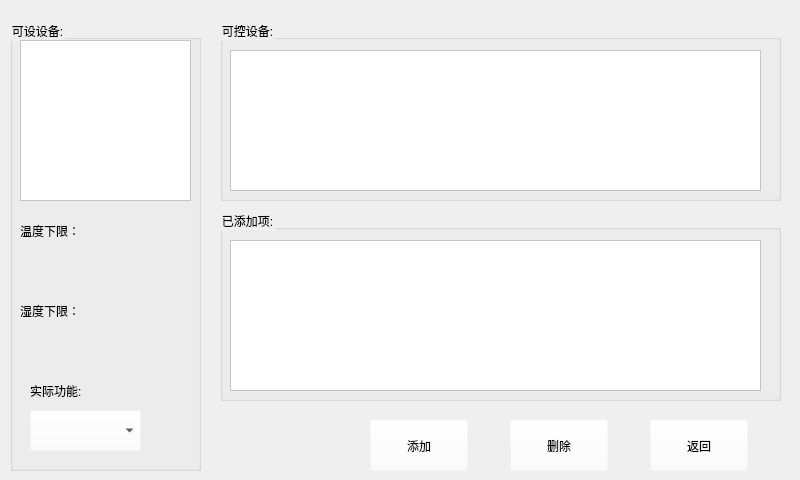
<?xml version="1.0" encoding="UTF-8"?>
<ui version="4.0">
 <class>CWenShiDu</class>
 <widget class="QWidget" name="CWenShiDu">
  <property name="geometry">
   <rect>
    <x>0</x>
    <y>0</y>
    <width>800</width>
    <height>480</height>
   </rect>
  </property>
  <property name="minimumSize">
   <size>
    <width>800</width>
    <height>480</height>
   </size>
  </property>
  <property name="maximumSize">
   <size>
    <width>800</width>
    <height>480</height>
   </size>
  </property>
  <property name="windowTitle">
   <string>Form</string>
  </property>
  <widget class="QGroupBox" name="groupBox">
   <property name="geometry">
    <rect>
     <x>10</x>
     <y>20</y>
     <width>191</width>
     <height>451</height>
    </rect>
   </property>
   <property name="styleSheet">
    <string notr="true">font: 75 72pt &quot;Ubuntu&quot;;
background-color: rgba(255, 255, 255, 0);
color: rgb(0, 0, 0);</string>
   </property>
   <property name="title">
    <string>可设设备:</string>
   </property>
   <widget class="QTableWidget" name="tableWidget">
    <property name="geometry">
     <rect>
      <x>10</x>
      <y>20</y>
      <width>171</width>
      <height>161</height>
     </rect>
    </property>
    <property name="styleSheet">
     <string notr="true">font: 75 72pt &quot;Ubuntu&quot;;
color: rgb(0, 0, 127);
background-color: rgb(255, 255, 255);
</string>
    </property>
   </widget>
   <widget class="QLabel" name="label">
    <property name="geometry">
     <rect>
      <x>10</x>
      <y>200</y>
      <width>111</width>
      <height>21</height>
     </rect>
    </property>
    <property name="text">
     <string>温度下限：</string>
    </property>
   </widget>
   <widget class="QTextEdit" name="textEdit">
    <property name="geometry">
     <rect>
      <x>10</x>
      <y>230</y>
      <width>141</width>
      <height>41</height>
     </rect>
    </property>
    <property name="styleSheet">
     <string notr="true">background-color: rgba(255, 255, 255, 0);
color: rgb(0, 0, 127);</string>
    </property>
   </widget>
   <widget class="QLabel" name="label_2">
    <property name="geometry">
     <rect>
      <x>10</x>
      <y>280</y>
      <width>131</width>
      <height>21</height>
     </rect>
    </property>
    <property name="text">
     <string>湿度下限：</string>
    </property>
   </widget>
   <widget class="QTextEdit" name="textEdit_2">
    <property name="geometry">
     <rect>
      <x>10</x>
      <y>310</y>
      <width>141</width>
      <height>41</height>
     </rect>
    </property>
    <property name="styleSheet">
     <string notr="true">color: rgb(0, 0, 127);</string>
    </property>
   </widget>
   <widget class="QLabel" name="label_3">
    <property name="geometry">
     <rect>
      <x>20</x>
      <y>360</y>
      <width>111</width>
      <height>21</height>
     </rect>
    </property>
    <property name="text">
     <string>实际功能:</string>
    </property>
   </widget>
   <widget class="QComboBox" name="comboBox">
    <property name="geometry">
     <rect>
      <x>20</x>
      <y>390</y>
      <width>111</width>
      <height>41</height>
     </rect>
    </property>
   </widget>
  </widget>
  <widget class="QGroupBox" name="groupBox_2">
   <property name="geometry">
    <rect>
     <x>220</x>
     <y>20</y>
     <width>561</width>
     <height>181</height>
    </rect>
   </property>
   <property name="styleSheet">
    <string notr="true">font: 75 72pt &quot;Ubuntu&quot;;
background-color: rgba(255, 255, 255, 0);
color: rgb(0, 0, 0);</string>
   </property>
   <property name="title">
    <string>可控设备:</string>
   </property>
   <widget class="QTableWidget" name="tableWidget_2">
    <property name="geometry">
     <rect>
      <x>10</x>
      <y>30</y>
      <width>531</width>
      <height>141</height>
     </rect>
    </property>
    <property name="styleSheet">
     <string notr="true">background-color: rgb(255, 255, 255);
color: rgb(0, 0, 127);</string>
    </property>
   </widget>
  </widget>
  <widget class="QGroupBox" name="groupBox_3">
   <property name="geometry">
    <rect>
     <x>220</x>
     <y>210</y>
     <width>561</width>
     <height>191</height>
    </rect>
   </property>
   <property name="styleSheet">
    <string notr="true">font: 75 72pt &quot;Ubuntu&quot;;
background-color: rgba(255, 255, 255, 0);
color: rgb(0, 0, 0);</string>
   </property>
   <property name="title">
    <string>已添加项:</string>
   </property>
   <widget class="QTableWidget" name="tableWidget_3">
    <property name="geometry">
     <rect>
      <x>10</x>
      <y>30</y>
      <width>531</width>
      <height>151</height>
     </rect>
    </property>
    <property name="styleSheet">
     <string notr="true">background-color: rgb(255, 255, 255);
color: rgb(0, 0, 127);</string>
    </property>
   </widget>
  </widget>
  <widget class="QPushButton" name="pushButton">
   <property name="geometry">
    <rect>
     <x>370</x>
     <y>420</y>
     <width>98</width>
     <height>51</height>
    </rect>
   </property>
   <property name="styleSheet">
    <string notr="true">font: 75 72pt &quot;Ubuntu&quot;;
background-color: rgba(255, 255, 255, 0);
color: rgb(0, 0, 0);</string>
   </property>
   <property name="text">
    <string>添加</string>
   </property>
  </widget>
  <widget class="QPushButton" name="pushButton_2">
   <property name="geometry">
    <rect>
     <x>510</x>
     <y>420</y>
     <width>98</width>
     <height>51</height>
    </rect>
   </property>
   <property name="styleSheet">
    <string notr="true">font: 75 72pt &quot;Ubuntu&quot;;
background-color: rgba(255, 255, 255, 0);
color: rgb(0, 0, 0);</string>
   </property>
   <property name="text">
    <string>删除</string>
   </property>
  </widget>
  <widget class="QPushButton" name="pushButton_3">
   <property name="geometry">
    <rect>
     <x>650</x>
     <y>420</y>
     <width>98</width>
     <height>51</height>
    </rect>
   </property>
   <property name="styleSheet">
    <string notr="true">font: 75 72pt &quot;Ubuntu&quot;;
background-color: rgba(255, 255, 255, 0);
color: rgb(0, 0, 0);</string>
   </property>
   <property name="text">
    <string>返回</string>
   </property>
  </widget>
 </widget>
 <resources/>
 <connections/>
</ui>
